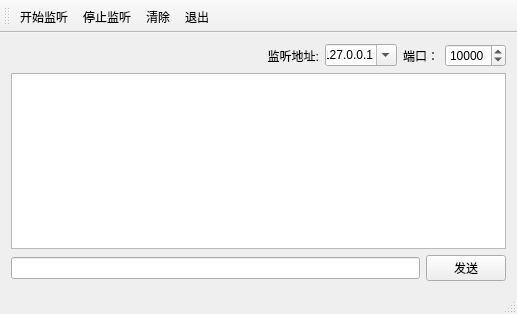
<?xml version="1.0" encoding="UTF-8"?>
<ui version="4.0">
 <class>ExTcpServer</class>
 <widget class="QMainWindow" name="ExTcpServer">
  <property name="geometry">
   <rect>
    <x>0</x>
    <y>0</y>
    <width>517</width>
    <height>314</height>
   </rect>
  </property>
  <property name="windowTitle">
   <string>ExTcpServer</string>
  </property>
  <widget class="QWidget" name="centralWidget">
   <layout class="QVBoxLayout" name="verticalLayout">
    <item>
     <layout class="QHBoxLayout" name="horizontalLayout">
      <item>
       <spacer name="horizontalSpacer">
        <property name="orientation">
         <enum>Qt::Horizontal</enum>
        </property>
        <property name="sizeHint" stdset="0">
         <size>
          <width>40</width>
          <height>20</height>
         </size>
        </property>
       </spacer>
      </item>
      <item>
       <widget class="QLabel" name="labIP">
        <property name="text">
         <string>监听地址:</string>
        </property>
        <property name="alignment">
         <set>Qt::AlignRight|Qt::AlignTrailing|Qt::AlignVCenter</set>
        </property>
       </widget>
      </item>
      <item>
       <widget class="QComboBox" name="comboBox">
        <property name="editable">
         <bool>true</bool>
        </property>
        <property name="currentText">
         <string>127.0.0.1</string>
        </property>
       </widget>
      </item>
      <item>
       <widget class="QLabel" name="labPort">
        <property name="text">
         <string>端口：</string>
        </property>
        <property name="alignment">
         <set>Qt::AlignRight|Qt::AlignTrailing|Qt::AlignVCenter</set>
        </property>
       </widget>
      </item>
      <item>
       <widget class="QSpinBox" name="spinBox">
        <property name="maximum">
         <number>65000</number>
        </property>
        <property name="value">
         <number>10000</number>
        </property>
       </widget>
      </item>
     </layout>
    </item>
    <item>
     <widget class="QPlainTextEdit" name="plainTextEdit"/>
    </item>
    <item>
     <layout class="QHBoxLayout" name="horizontalLayout_2">
      <item>
       <widget class="QLineEdit" name="lineEdit"/>
      </item>
      <item>
       <widget class="QPushButton" name="btnSend">
        <property name="text">
         <string>发送</string>
        </property>
       </widget>
      </item>
     </layout>
    </item>
   </layout>
  </widget>
  <widget class="QMenuBar" name="menuBar">
   <property name="geometry">
    <rect>
     <x>0</x>
     <y>0</y>
     <width>517</width>
     <height>25</height>
    </rect>
   </property>
  </widget>
  <widget class="QToolBar" name="mainToolBar">
   <property name="toolButtonStyle">
    <enum>Qt::ToolButtonFollowStyle</enum>
   </property>
   <attribute name="toolBarArea">
    <enum>TopToolBarArea</enum>
   </attribute>
   <attribute name="toolBarBreak">
    <bool>false</bool>
   </attribute>
   <addaction name="actStart"/>
   <addaction name="actStop"/>
   <addaction name="actClear"/>
   <addaction name="actQuit"/>
  </widget>
  <widget class="QStatusBar" name="statusBar"/>
  <action name="actStart">
   <property name="icon">
    <iconset resource="images/resources.qrc">
     <normaloff>:/Image6.png</normaloff>:/Image6.png</iconset>
   </property>
   <property name="text">
    <string>开始监听</string>
   </property>
   <property name="toolTip">
    <string>开始监听</string>
   </property>
  </action>
  <action name="actStop">
   <property name="icon">
    <iconset resource="images/resources.qrc">
     <normaloff>:/Image3.png</normaloff>:/Image3.png</iconset>
   </property>
   <property name="text">
    <string>停止监听</string>
   </property>
   <property name="toolTip">
    <string>停止监听</string>
   </property>
  </action>
  <action name="actClear">
   <property name="icon">
    <iconset resource="images/resources.qrc">
     <normaloff>:/Image1.png</normaloff>:/Image1.png</iconset>
   </property>
   <property name="text">
    <string>清除</string>
   </property>
   <property name="toolTip">
    <string>清除文本</string>
   </property>
  </action>
  <action name="actQuit">
   <property name="icon">
    <iconset resource="images/resources.qrc">
     <normaloff>:/Image2.jpg</normaloff>:/Image2.jpg</iconset>
   </property>
   <property name="text">
    <string>退出</string>
   </property>
   <property name="toolTip">
    <string>退出程序</string>
   </property>
  </action>
 </widget>
 <layoutdefault spacing="6" margin="11"/>
 <resources>
  <include location="images/resources.qrc"/>
 </resources>
 <connections/>
</ui>
